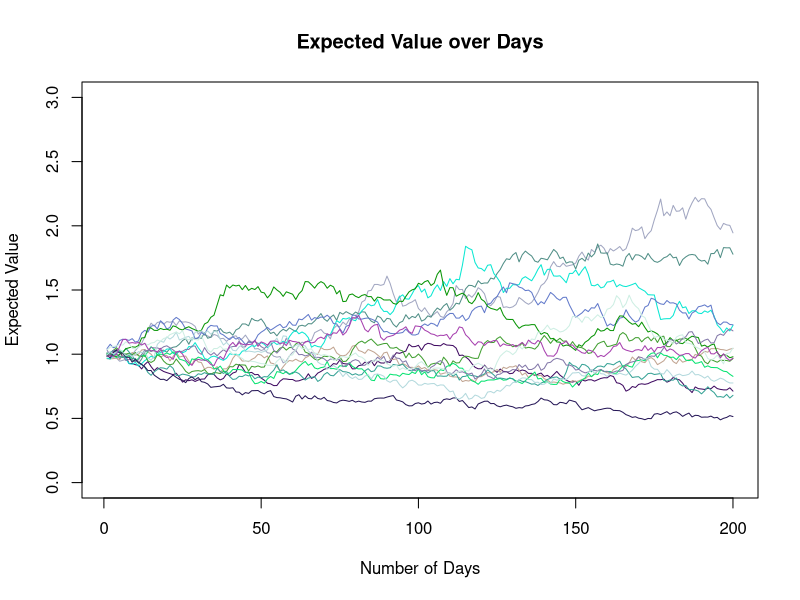

R code for this plot:
newFCT2 = function(L = 100, P = 10) { ## L = Length of the simulation, P = Number of paths
  ##Next step: use data.frame to return full data if requested
  if (is.numeric(L) == TRUE & is.numeric(P) == TRUE) { ## Check if inputs are valid
    plot(rnorm(L, 0.000, 0.025), type = "l", ylim = c(0, 3), xlab = "Number of Days", 
         ylab = "Expected Value", main="Expected Value over Days",col="white") ## This path doesn't show up, I left it there because I don't know how to create an empty plot
    for (i in 1:P) { ## Repeat for each path
      data1 = rnorm(L, 0.000, 0.025)
      data2 = data1 + 1
      data3 = cumprod(data2)
      x <- seq(1,L,1)
      y <- data3
      lines(x, y, col=rgb(runif(255),runif(255),runif(255)), type="l") ## Random color generation
    }
  }
  else {
    data3 = "404 error"
  }
  ##return(list(finaldata = data3))
}

tmpHolder = newFCT2(L = 200, P=15)
##tmpHolder$finaldata
